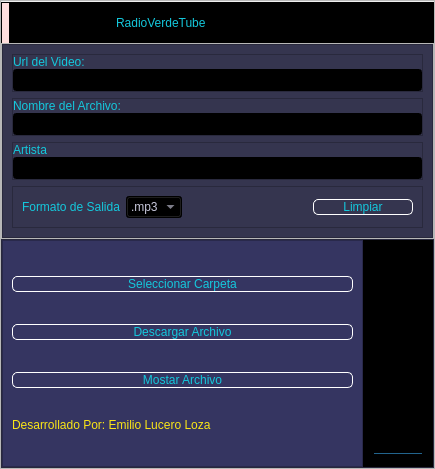
<?xml version="1.0" encoding="UTF-8"?>
<ui version="4.0">
 <class>RadioVerdeTube</class>
 <widget class="QDialog" name="RadioVerdeTube">
  <property name="geometry">
   <rect>
    <x>0</x>
    <y>0</y>
    <width>435</width>
    <height>469</height>
   </rect>
  </property>
  <property name="minimumSize">
   <size>
    <width>435</width>
    <height>469</height>
   </size>
  </property>
  <property name="maximumSize">
   <size>
    <width>435</width>
    <height>469</height>
   </size>
  </property>
  <property name="windowTitle">
   <string>RadioVerdeTube</string>
  </property>
  <layout class="QVBoxLayout" name="verticalLayout">
   <property name="spacing">
    <number>0</number>
   </property>
   <property name="leftMargin">
    <number>0</number>
   </property>
   <property name="topMargin">
    <number>0</number>
   </property>
   <property name="rightMargin">
    <number>0</number>
   </property>
   <property name="bottomMargin">
    <number>0</number>
   </property>
   <item>
    <widget class="QFrame" name="frame">
     <property name="minimumSize">
      <size>
       <width>435</width>
       <height>469</height>
      </size>
     </property>
     <property name="maximumSize">
      <size>
       <width>435</width>
       <height>469</height>
      </size>
     </property>
     <property name="frameShape">
      <enum>QFrame::StyledPanel</enum>
     </property>
     <property name="frameShadow">
      <enum>QFrame::Raised</enum>
     </property>
     <layout class="QVBoxLayout" name="verticalLayout_2" stretch="1,1,5">
      <property name="spacing">
       <number>0</number>
      </property>
      <property name="leftMargin">
       <number>0</number>
      </property>
      <property name="topMargin">
       <number>0</number>
      </property>
      <property name="rightMargin">
       <number>0</number>
      </property>
      <property name="bottomMargin">
       <number>0</number>
      </property>
      <item>
       <widget class="QFrame" name="frame_superior">
        <property name="minimumSize">
         <size>
          <width>0</width>
          <height>42</height>
         </size>
        </property>
        <property name="maximumSize">
         <size>
          <width>16777215</width>
          <height>40</height>
         </size>
        </property>
        <property name="styleSheet">
         <string notr="true">QFrame{
background-color:rgb(0,0,0);
}
QPushButton{
background-color:#000000ff;
border-radius:20px;
}
QPushButton:hover{
background-color:rgb(53,53,79);
border-radius:20px;
}</string>
        </property>
        <property name="frameShape">
         <enum>QFrame::StyledPanel</enum>
        </property>
        <property name="frameShadow">
         <enum>QFrame::Raised</enum>
        </property>
        <layout class="QHBoxLayout" name="horizontalLayout">
         <property name="spacing">
          <number>0</number>
         </property>
         <property name="leftMargin">
          <number>0</number>
         </property>
         <property name="topMargin">
          <number>0</number>
         </property>
         <property name="rightMargin">
          <number>0</number>
         </property>
         <property name="bottomMargin">
          <number>0</number>
         </property>
         <item>
          <widget class="QLabel" name="label_2">
           <property name="maximumSize">
            <size>
             <width>40</width>
             <height>40</height>
            </size>
           </property>
           <property name="styleSheet">
            <string notr="true">background-color:rgb(255,222,222)</string>
           </property>
           <property name="text">
            <string/>
           </property>
           <property name="pixmap">
            <pixmap>../media/radTub.svg</pixmap>
           </property>
           <property name="scaledContents">
            <bool>true</bool>
           </property>
          </widget>
         </item>
         <item>
          <spacer name="horizontalSpacer_2">
           <property name="orientation">
            <enum>Qt::Horizontal</enum>
           </property>
           <property name="sizeHint" stdset="0">
            <size>
             <width>40</width>
             <height>20</height>
            </size>
           </property>
          </spacer>
         </item>
         <item>
          <widget class="QLabel" name="label">
           <property name="styleSheet">
            <string notr="true">font:87 12pt &quot;Arial Black&quot;;
color:rgb(20,200,220);</string>
           </property>
           <property name="text">
            <string>RadioVerdeTube</string>
           </property>
          </widget>
         </item>
         <item>
          <spacer name="horizontalSpacer">
           <property name="orientation">
            <enum>Qt::Horizontal</enum>
           </property>
           <property name="sizeHint" stdset="0">
            <size>
             <width>12</width>
             <height>17</height>
            </size>
           </property>
          </spacer>
         </item>
         <item>
          <widget class="QPushButton" name="btnInfo">
           <property name="minimumSize">
            <size>
             <width>40</width>
             <height>40</height>
            </size>
           </property>
           <property name="text">
            <string/>
           </property>
           <property name="icon">
            <iconset>
             <normaloff>../media/info.svg</normaloff>../media/info.svg</iconset>
           </property>
           <property name="iconSize">
            <size>
             <width>38</width>
             <height>38</height>
            </size>
           </property>
          </widget>
         </item>
         <item>
          <widget class="QPushButton" name="btn_min">
           <property name="minimumSize">
            <size>
             <width>40</width>
             <height>40</height>
            </size>
           </property>
           <property name="styleSheet">
            <string notr="true"/>
           </property>
           <property name="text">
            <string/>
           </property>
           <property name="icon">
            <iconset>
             <normaloff>../media/minimizar.svg</normaloff>../media/minimizar.svg</iconset>
           </property>
           <property name="iconSize">
            <size>
             <width>38</width>
             <height>38</height>
            </size>
           </property>
          </widget>
         </item>
         <item>
          <widget class="QPushButton" name="btn_close">
           <property name="minimumSize">
            <size>
             <width>40</width>
             <height>40</height>
            </size>
           </property>
           <property name="styleSheet">
            <string notr="true"/>
           </property>
           <property name="text">
            <string/>
           </property>
           <property name="icon">
            <iconset>
             <normaloff>../media/cerrar.svg</normaloff>../media/cerrar.svg</iconset>
           </property>
           <property name="iconSize">
            <size>
             <width>38</width>
             <height>38</height>
            </size>
           </property>
          </widget>
         </item>
        </layout>
       </widget>
      </item>
      <item>
       <widget class="QFrame" name="frame_medio">
        <property name="frameShape">
         <enum>QFrame::StyledPanel</enum>
        </property>
        <property name="frameShadow">
         <enum>QFrame::Raised</enum>
        </property>
        <layout class="QVBoxLayout" name="verticalLayout_3" stretch="0">
         <property name="spacing">
          <number>0</number>
         </property>
         <property name="leftMargin">
          <number>0</number>
         </property>
         <property name="topMargin">
          <number>0</number>
         </property>
         <property name="rightMargin">
          <number>0</number>
         </property>
         <property name="bottomMargin">
          <number>0</number>
         </property>
         <item>
          <widget class="QFrame" name="frame_input">
           <property name="styleSheet">
            <string notr="true">QFrame{
background-color:rgb(53,53,79);
}

QLabel{
font:97 12pt 'Arial Black';
color:rgb(20,200,220);
border:0px solid #14C8DC;
}</string>
           </property>
           <property name="frameShape">
            <enum>QFrame::StyledPanel</enum>
           </property>
           <property name="frameShadow">
            <enum>QFrame::Raised</enum>
           </property>
           <layout class="QVBoxLayout" name="verticalLayout_7">
            <item>
             <widget class="QFrame" name="frame_input1">
              <property name="styleSheet">
               <string notr="true">QLabel{
font:97 12pt 'Arial Black';
color:rgb(20,200,220);
border:0px solid #14C8DC;
}</string>
              </property>
              <property name="frameShape">
               <enum>QFrame::StyledPanel</enum>
              </property>
              <property name="frameShadow">
               <enum>QFrame::Raised</enum>
              </property>
              <layout class="QVBoxLayout" name="verticalLayout_4">
               <property name="spacing">
                <number>0</number>
               </property>
               <property name="leftMargin">
                <number>0</number>
               </property>
               <property name="topMargin">
                <number>0</number>
               </property>
               <property name="rightMargin">
                <number>0</number>
               </property>
               <property name="bottomMargin">
                <number>0</number>
               </property>
               <item>
                <widget class="QLabel" name="label_3">
                 <property name="styleSheet">
                  <string notr="true">color:rgb(20,200,220);</string>
                 </property>
                 <property name="text">
                  <string>Url del Video:</string>
                 </property>
                </widget>
               </item>
               <item>
                <widget class="QLineEdit" name="lineUrlVideo">
                 <property name="styleSheet">
                  <string notr="true">background-color:rgb(0,0,0);
color:rgb(200,200,220);
font: 75 italic 10pt &quot;Verdana&quot;;</string>
                 </property>
                 <property name="text">
                  <string/>
                 </property>
                </widget>
               </item>
              </layout>
             </widget>
            </item>
            <item>
             <widget class="QFrame" name="frame_input1_2">
              <property name="styleSheet">
               <string notr="true">QLabel{
font:97 12pt 'Arial Black';
color:rgb(20,200,220);
border:0px solid #14C8DC;
}</string>
              </property>
              <property name="frameShape">
               <enum>QFrame::StyledPanel</enum>
              </property>
              <property name="frameShadow">
               <enum>QFrame::Raised</enum>
              </property>
              <layout class="QVBoxLayout" name="verticalLayout_5">
               <property name="spacing">
                <number>0</number>
               </property>
               <property name="leftMargin">
                <number>0</number>
               </property>
               <property name="topMargin">
                <number>0</number>
               </property>
               <property name="rightMargin">
                <number>0</number>
               </property>
               <property name="bottomMargin">
                <number>0</number>
               </property>
               <item>
                <widget class="QLabel" name="label_4">
                 <property name="styleSheet">
                  <string notr="true">color:rgb(20,200,220);</string>
                 </property>
                 <property name="text">
                  <string>Nombre del Archivo:</string>
                 </property>
                </widget>
               </item>
               <item>
                <widget class="QLineEdit" name="lineNameFile">
                 <property name="styleSheet">
                  <string notr="true">background-color:rgb(0,0,0);
color:rgb(200,200,220);
font: 75 italic 10pt &quot;Verdana&quot;;</string>
                 </property>
                 <property name="text">
                  <string/>
                 </property>
                </widget>
               </item>
              </layout>
             </widget>
            </item>
            <item>
             <widget class="QFrame" name="frame_input1_3">
              <property name="styleSheet">
               <string notr="true">QLabel{
font:97 12pt 'Arial Black';
color:rgb(20,200,220);
border:0px solid #14C8DC;
}</string>
              </property>
              <property name="frameShape">
               <enum>QFrame::StyledPanel</enum>
              </property>
              <property name="frameShadow">
               <enum>QFrame::Raised</enum>
              </property>
              <layout class="QVBoxLayout" name="verticalLayout_6">
               <property name="spacing">
                <number>0</number>
               </property>
               <property name="leftMargin">
                <number>0</number>
               </property>
               <property name="topMargin">
                <number>0</number>
               </property>
               <property name="rightMargin">
                <number>0</number>
               </property>
               <property name="bottomMargin">
                <number>0</number>
               </property>
               <item>
                <widget class="QLabel" name="label_5">
                 <property name="styleSheet">
                  <string notr="true">color:rgb(20,200,220);</string>
                 </property>
                 <property name="text">
                  <string>Artista</string>
                 </property>
                </widget>
               </item>
               <item>
                <widget class="QLineEdit" name="lineArtist">
                 <property name="styleSheet">
                  <string notr="true">background-color:rgb(0,0,0);
color:rgb(200,200,220);
font: 75 italic 10pt &quot;Verdana&quot;;</string>
                 </property>
                 <property name="text">
                  <string/>
                 </property>
                </widget>
               </item>
              </layout>
             </widget>
            </item>
            <item>
             <widget class="QFrame" name="frame_2">
              <property name="frameShape">
               <enum>QFrame::StyledPanel</enum>
              </property>
              <property name="frameShadow">
               <enum>QFrame::Raised</enum>
              </property>
              <layout class="QHBoxLayout" name="horizontalLayout_2">
               <item>
                <widget class="QLabel" name="label_6">
                 <property name="styleSheet">
                  <string notr="true">color:rgb(20,200,220);</string>
                 </property>
                 <property name="text">
                  <string>Formato de Salida</string>
                 </property>
                </widget>
               </item>
               <item>
                <widget class="QComboBox" name="comboFormat">
                 <property name="styleSheet">
                  <string notr="true">color:rgb(200,200,220);
font: 75 italic 12pt &quot;Verdana&quot;;
background-color:rgb(0,0,0);</string>
                 </property>
                 <item>
                  <property name="text">
                   <string>.mp3</string>
                  </property>
                 </item>
                 <item>
                  <property name="text">
                   <string>.wav</string>
                  </property>
                 </item>
                 <item>
                  <property name="text">
                   <string>.ogg</string>
                  </property>
                 </item>
                </widget>
               </item>
               <item>
                <spacer name="horizontalSpacer_3">
                 <property name="orientation">
                  <enum>Qt::Horizontal</enum>
                 </property>
                 <property name="sizeHint" stdset="0">
                  <size>
                   <width>40</width>
                   <height>20</height>
                  </size>
                 </property>
                </spacer>
               </item>
               <item>
                <widget class="QPushButton" name="pushClear">
                 <property name="minimumSize">
                  <size>
                   <width>100</width>
                   <height>0</height>
                  </size>
                 </property>
                 <property name="styleSheet">
                  <string notr="true">QPushButton{
font: 87 12pt &quot;Arial Black&quot;;
background-color:#000000ff;
color:rgb(20,200,220);
border: 1px solid white;
border-radius:5px;
}
QPushButton:hover{
background-color:black;
}</string>
                 </property>
                 <property name="text">
                  <string>Limpiar</string>
                 </property>
                </widget>
               </item>
              </layout>
             </widget>
            </item>
           </layout>
          </widget>
         </item>
        </layout>
       </widget>
      </item>
      <item>
       <widget class="QFrame" name="frame_inferior">
        <property name="styleSheet">
         <string notr="true">QFrame{
background-color:rgb(53,53,79);
}</string>
        </property>
        <property name="frameShape">
         <enum>QFrame::StyledPanel</enum>
        </property>
        <property name="frameShadow">
         <enum>QFrame::Raised</enum>
        </property>
        <layout class="QHBoxLayout" name="horizontalLayout_3" stretch="8,0">
         <property name="spacing">
          <number>0</number>
         </property>
         <property name="leftMargin">
          <number>0</number>
         </property>
         <property name="topMargin">
          <number>0</number>
         </property>
         <property name="rightMargin">
          <number>0</number>
         </property>
         <property name="bottomMargin">
          <number>0</number>
         </property>
         <item>
          <widget class="QFrame" name="frame_btns">
           <property name="styleSheet">
            <string notr="true">QFrame{
background-color:rgb(53,53,97);
}
QPushButton{
font: 87 12pt &quot;Arial Black&quot;;
background-color:#000000ff;
color:rgb(20,200,220);
border: 1px solid white;
border-radius:5px;
}
QPushButton:hover{
background-color:black;
}</string>
           </property>
           <property name="frameShape">
            <enum>QFrame::StyledPanel</enum>
           </property>
           <property name="frameShadow">
            <enum>QFrame::Raised</enum>
           </property>
           <layout class="QVBoxLayout" name="verticalLayout_8">
            <item>
             <widget class="QPushButton" name="pushSelectDir">
              <property name="text">
               <string>Seleccionar Carpeta</string>
              </property>
             </widget>
            </item>
            <item>
             <widget class="QPushButton" name="pushDownload">
              <property name="text">
               <string>Descargar Archivo</string>
              </property>
             </widget>
            </item>
            <item>
             <widget class="QPushButton" name="pushOpen">
              <property name="text">
               <string>Mostar Archivo</string>
              </property>
             </widget>
            </item>
            <item>
             <widget class="QLabel" name="label_7">
              <property name="maximumSize">
               <size>
                <width>16777215</width>
                <height>10</height>
               </size>
              </property>
              <property name="styleSheet">
               <string notr="true">color:rgb(250,230,23);
font: 75 9pt &quot;Nirmala UI&quot;;</string>
              </property>
              <property name="text">
               <string>Desarrollado Por: Emilio Lucero Loza</string>
              </property>
             </widget>
            </item>
           </layout>
          </widget>
         </item>
         <item>
          <widget class="QFrame" name="frame_img">
           <property name="styleSheet">
            <string notr="true">background-color:black;</string>
           </property>
           <property name="frameShape">
            <enum>QFrame::StyledPanel</enum>
           </property>
           <property name="frameShadow">
            <enum>QFrame::Raised</enum>
           </property>
           <layout class="QVBoxLayout" name="verticalLayout_9">
            <item>
             <widget class="QProgressBar" name="pbDownload">
              <property name="minimumSize">
               <size>
                <width>50</width>
                <height>0</height>
               </size>
              </property>
              <property name="styleSheet">
               <string notr="true"/>
              </property>
              <property name="value">
               <number>0</number>
              </property>
              <property name="textVisible">
               <bool>false</bool>
              </property>
              <property name="orientation">
               <enum>Qt::Vertical</enum>
              </property>
              <property name="invertedAppearance">
               <bool>false</bool>
              </property>
             </widget>
            </item>
           </layout>
          </widget>
         </item>
        </layout>
       </widget>
      </item>
     </layout>
    </widget>
   </item>
  </layout>
 </widget>
 <resources/>
 <connections>
  <connection>
   <sender>btn_close</sender>
   <signal>clicked()</signal>
   <receiver>RadioVerdeTube</receiver>
   <slot>close()</slot>
   <hints>
    <hint type="sourcelabel">
     <x>412</x>
     <y>20</y>
    </hint>
    <hint type="destinationlabel">
     <x>323</x>
     <y>0</y>
    </hint>
   </hints>
  </connection>
  <connection>
   <sender>btn_min</sender>
   <signal>clicked()</signal>
   <receiver>RadioVerdeTube</receiver>
   <slot>showMinimized()</slot>
   <hints>
    <hint type="sourcelabel">
     <x>370</x>
     <y>24</y>
    </hint>
    <hint type="destinationlabel">
     <x>240</x>
     <y>0</y>
    </hint>
   </hints>
  </connection>
  <connection>
   <sender>pushClear</sender>
   <signal>clicked()</signal>
   <receiver>lineUrlVideo</receiver>
   <slot>clear()</slot>
   <hints>
    <hint type="sourcelabel">
     <x>357</x>
     <y>233</y>
    </hint>
    <hint type="destinationlabel">
     <x>318</x>
     <y>95</y>
    </hint>
   </hints>
  </connection>
  <connection>
   <sender>pushClear</sender>
   <signal>clicked()</signal>
   <receiver>lineNameFile</receiver>
   <slot>clear()</slot>
   <hints>
    <hint type="sourcelabel">
     <x>367</x>
     <y>230</y>
    </hint>
    <hint type="destinationlabel">
     <x>387</x>
     <y>144</y>
    </hint>
   </hints>
  </connection>
  <connection>
   <sender>pushClear</sender>
   <signal>clicked()</signal>
   <receiver>lineArtist</receiver>
   <slot>clear()</slot>
   <hints>
    <hint type="sourcelabel">
     <x>395</x>
     <y>231</y>
    </hint>
    <hint type="destinationlabel">
     <x>402</x>
     <y>193</y>
    </hint>
   </hints>
  </connection>
 </connections>
</ui>
